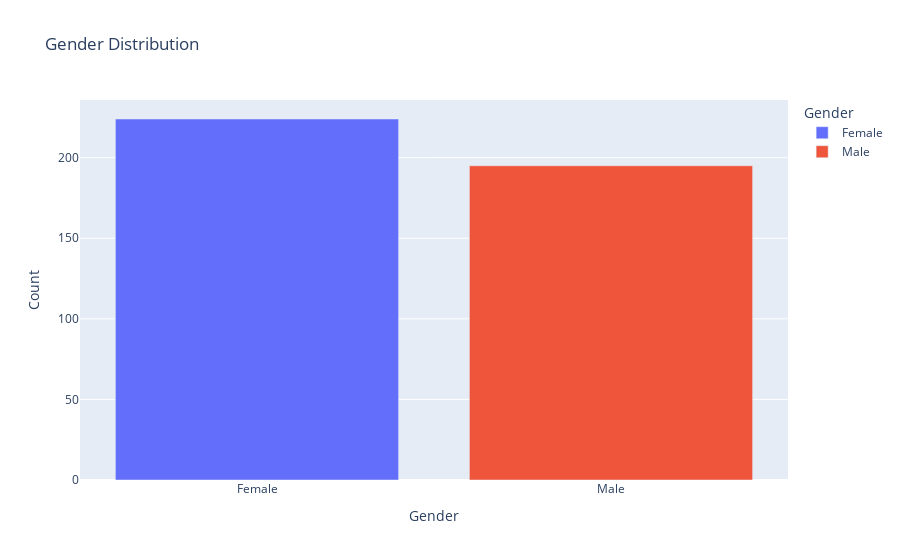

Here is the notebook cell this chart was saved with:
### Markdown cell above
2. Is there a significant difference in OCD severity based on gender?  
Literature does not clearly indicate a relation between gender and OCD. Gender-based analysis can uncover any significant differences between males and females in terms of OCD severity. This could help in targeting gender-specific interventions.

### Code cell
# checking for gender distribution in the dataset
gender_counts = filtered_df['Gender'].value_counts()
print(gender_counts)

fig2 = px.bar(gender_counts, 
             x=gender_counts.index, 
             y=gender_counts.values, 
             title='Gender Distribution',
             labels={'x': 'Gender', 'y': 'Count'},
             color=gender_counts.index)

# Show the figure
fig2.show()

### Figure 1 — Plotly figure (JSON) as saved in the notebook; plotly's stock layout.template omitted (floating-point values rounded to 4 significant figures)
{"data": [{"alignmentgroup": "True", "hovertemplate": "Gender=%{x}<br>Count=%{y}<extra></extra>", "legendgroup": "Female", "marker": {"color": "#636efa", "pattern": {"shape": ""}}, "name": "Female", "offsetgroup": "Female", "orientation": "v", "showlegend": true, "textposition": "auto", "type": "bar", "x": ["Female"], "xaxis": "x", "y": [224], "yaxis": "y"}, {"alignmentgroup": "True", "hovertemplate": "Gender=%{x}<br>Count=%{y}<extra></extra>", "legendgroup": "Male", "marker": {"color": "#EF553B", "pattern": {"shape": ""}}, "name": "Male", "offsetgroup": "Male", "orientation": "v", "showlegend": true, "textposition": "auto", "type": "bar", "x": ["Male"], "xaxis": "x", "y": [195], "yaxis": "y"}], "layout": {"barmode": "relative", "legend": {"title": {"text": "Gender"}, "tracegroupgap": 0}, "title": {"text": "Gender Distribution"}, "xaxis": {"anchor": "y", "categoryarray": ["Female", "Male"], "categoryorder": "array", "domain": [0, 1], "title": {"text": "Gender"}}, "yaxis": {"anchor": "x", "domain": [0, 1], "title": {"text": "Count"}}}}
